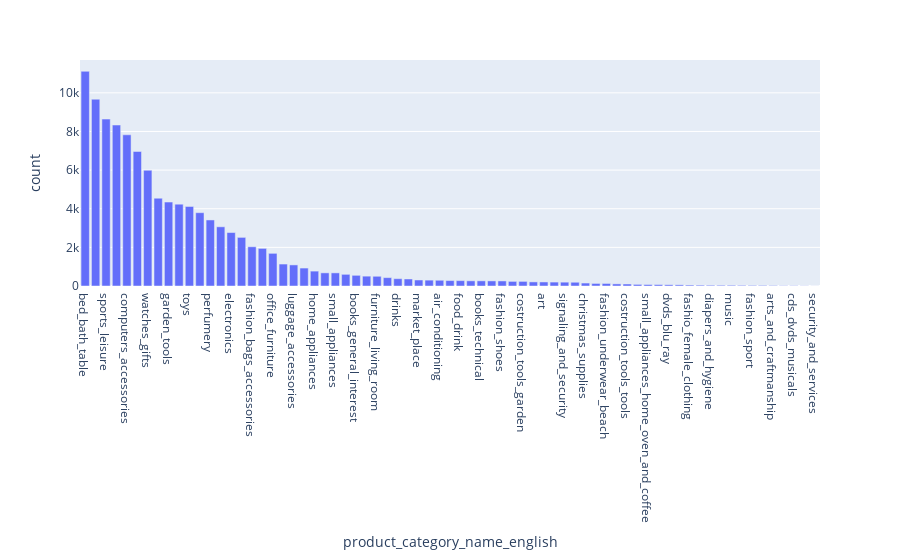

Write notebook code for a chart like this one.
### Code cell
# bar chart for all product items selling number
fig = px.bar(top_products,x='product_category_name_english', y='count')
fig.show()

### Figure 1 — Plotly figure (JSON) as saved in the notebook; plotly's stock layout.template omitted (floating-point values rounded to 4 significant figures)
{"data": [{"alignmentgroup": "True", "hovertemplate": "product_category_name_english=%{x}<br>count=%{y}<extra></extra>", "legendgroup": "", "marker": {"color": "#636efa", "pattern": {"shape": ""}}, "name": "", "offsetgroup": "", "orientation": "v", "showlegend": false, "textposition": "auto", "type": "bar", "x": ["bed_bath_table", "health_beauty", "sports_leisure", "furniture_decor", "computers_accessories", "housewares", "watches_gifts", "telephony", "garden_tools", "auto", "toys", "cool_stuff", "perfumery", "baby", "electronics", "stationery", "fashion_bags_accessories", "pet_shop", "office_furniture", "consoles_games", "luggage_accessories", "construction_tools_construction", "home_appliances", "musical_instruments", "small_appliances", "home_construction", "books_general_interest", "food", "furniture_living_room", "home_confort", "drinks", "audio", "market_place", "construction_tools_lights", "air_conditioning", "kitchen_dining_laundry_garden_furniture", "food_drink", "industry_commerce_and_business", "books_technical", "fixed_telephony", "fashion_shoes", "home_appliances_2", "costruction_tools_garden", "agro_industry_and_commerce", "art", "computers", "signaling_and_security", "construction_tools_safety", "christmas_supplies", "fashion_male_clothing", "fashion_underwear_beach", "furniture_bedroom", "costruction_tools_tools", "tablets_printing_image", "small_appliances_home_oven_and_coffee", "cine_photo", "dvds_blu_ray", "books_imported", "fashio_female_clothing", "party_supplies", "diapers_and_hygiene", "furniture_mattress_and_upholstery", "music", "flowers", "fashion_sport", "home_comfort_2", "arts_and_craftmanship", "la_cuisine", "cds_dvds_musicals", "fashion_childrens_clothes", "security_and_services"], "xaxis": "x", "y": [11115, 9670, 8641, 8334, 7827, 6964, 5991, 4545, 4347, 4235, 4117, 3796, 3419, 3065, 2767, 2517, 2031, 1947, 1691, 1137, 1092, 929, 771, 680, 679, 604, 553, 510, 503, 434, 379, 364, 311, 304, 297, 281, 278, 268, 267, 264, 262, 238, 238, 212, 209, 203, 199, 194, 153, 132, 131, 109, 103, 83, 76, 72, 64, 60, 48, 43, 39, 38, 38, 33, 30, 30, 24, 14, 14, 8, 2], "yaxis": "y"}], "layout": {"barmode": "relative", "legend": {"tracegroupgap": 0}, "margin": {"t": 60}, "xaxis": {"anchor": "y", "domain": [0, 1], "title": {"text": "product_category_name_english"}}, "yaxis": {"anchor": "x", "domain": [0, 1], "title": {"text": "count"}}}}
